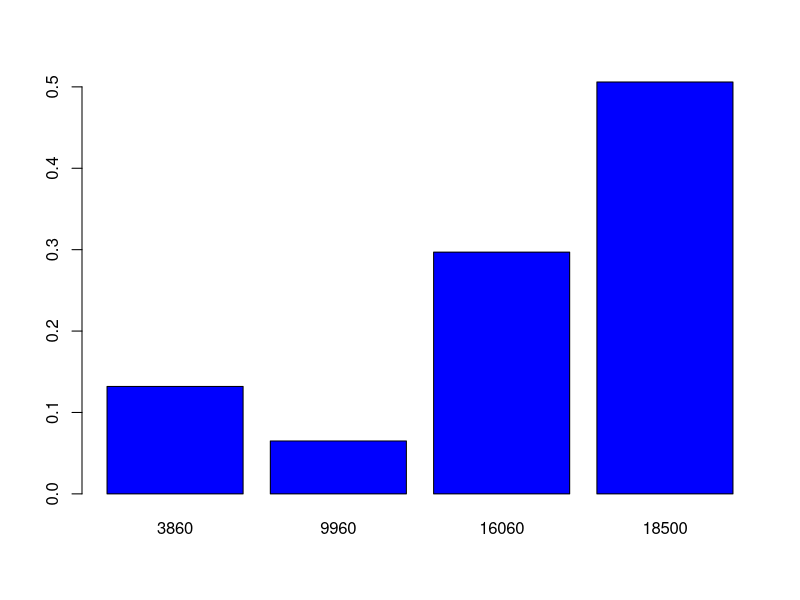

The R script that drew this image: (Note: this script raises an error after producing the figure.)

ven_periodicos <- function(){
  N <- c(0.02,0.32,0.50,0.77,0.33,0.05,0.70,0.28,0.42,0.34,0.83,0.72,0.77,0.68,
         0.91,0.91,0.19,0.87,0.18,0.75)
  
  q<-40
  v_venta <- 1700
  V_compra <- 1200
  porcentaje_devuelto <- 0.4
  demanda <-c()
  vendidos <- c()
  sobrantes <- c()
  utilidades <- c()
  
  for (k in 1:length(N)) {
    demanda[k] <- ifelse(N[k]<0.12,
                         25,ifelse(N[k]<0.2,
                                   30,ifelse(N[k]<0.5,
                                             35,ifelse(N[k]<0.75,40,
                                                       ifelse(N[k]<0.85,
                                                              45,ifelse(N[k]<0.95,
                                                                        50,55))))))
    
    

    vendidos[k] <- ifelse(demanda[k]<=q,demanda[k],q)
    sobrantes[k] <- ifelse(demanda[k]<=q,q-vendidos[k],0)
    utilidades[k] <- (v_venta*vendidos[k])+
      (porcentaje_devuelto*V_compra*sobrantes[k])-(V_compra*q)
     
  }
  
  data.frame(demanda,vendidos,sobrantes,utilidades)
}




f<-ven_periodicos()

ff <- c(mean(f$sobrantes),mean(f$utilidades))
ff



# general para n dias, q pedido, x valor de venta, y valor de compra y 
# z porcentaje de devolucion.


ven_periodicos_G <- function(n,Q,V_venta=1700,V_compra=1200,porcent_de_devolucion=0.4){
  #N <- c(0.02,0.32,0.50,0.77,0.33,0.05,0.70,0.28,0.42,0.34,0.83,0.72,0.77,0.68,
   #      0.91,0.91,0.19,0.87,0.18,0.75)
  N<- runif(n)
  q<-Q
  v_venta <- V_venta
  V_compra <- V_compra
  porcentaje_devuelto <- porcent_de_devolucion
  demanda <-c()
  vendidos <- c()
  sobrantes <- c()
  utilidades <- c()
  
  for (k in 1:length(N)) {
    demanda[k] <- ifelse(N[k]<0.12,
                         25,ifelse(N[k]<0.2,
                                   30,ifelse(N[k]<0.5,
                                             35,ifelse(N[k]<0.75,40,
                                                       ifelse(N[k]<0.85,
                                                              45,ifelse(N[k]<0.95,
                                                                        50,55))))))
    
    
    
    vendidos[k] <- ifelse(demanda[k]<=q,demanda[k],q)
    sobrantes[k] <- ifelse(demanda[k]<=q,q-vendidos[k],0)
    utilidades[k] <- (v_venta*vendidos[k])+
      (porcentaje_devuelto*V_compra*sobrantes[k])-(V_compra*q)
    
  }
  
  data.frame(demanda,vendidos,sobrantes,utilidades)
}


barplot(prop.table(table(ven_periodicos_G(1000,37)$utilidades)),col="blue")

z<-ven_periodicos_G(5,40)
m<-data.frame(replicate(2,expr=z))

barplot(prop.table(table(m$utilidades)))

m$X1$utilidades

